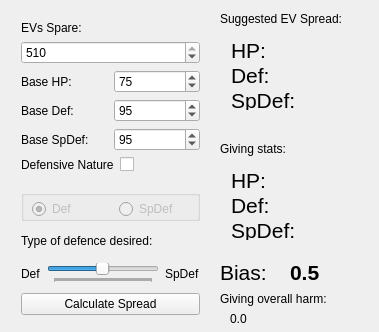
<?xml version="1.0" encoding="UTF-8"?>
<ui version="4.0">
 <class>MainWindow</class>
 <widget class="QMainWindow" name="MainWindow">
  <property name="geometry">
   <rect>
    <x>0</x>
    <y>0</y>
    <width>379</width>
    <height>332</height>
   </rect>
  </property>
  <property name="minimumSize">
   <size>
    <width>379</width>
    <height>332</height>
   </size>
  </property>
  <property name="maximumSize">
   <size>
    <width>379</width>
    <height>332</height>
   </size>
  </property>
  <property name="windowTitle">
   <string>Mininum Harm Calculator</string>
  </property>
  <widget class="QWidget" name="centralWidget">
   <widget class="QWidget" name="verticalLayoutWidget_2">
    <property name="geometry">
     <rect>
      <x>10</x>
      <y>10</y>
      <width>201</width>
      <height>316</height>
     </rect>
    </property>
    <layout class="QVBoxLayout" name="verticalLayout_2">
     <item>
      <layout class="QVBoxLayout" name="verticalLayout">
       <item>
        <widget class="QLabel" name="lblEvCount">
         <property name="text">
          <string>EVs Spare:</string>
         </property>
        </widget>
       </item>
       <item>
        <widget class="QSpinBox" name="sbxSpareEvs">
         <property name="minimum">
          <number>4</number>
         </property>
         <property name="maximum">
          <number>510</number>
         </property>
         <property name="singleStep">
          <number>4</number>
         </property>
         <property name="value">
          <number>510</number>
         </property>
        </widget>
       </item>
      </layout>
     </item>
     <item>
      <layout class="QGridLayout" name="gridLayout">
       <item row="1" column="1">
        <widget class="QLabel" name="lblBaseDef">
         <property name="text">
          <string>Base Def:</string>
         </property>
        </widget>
       </item>
       <item row="0" column="1">
        <widget class="QLabel" name="lblBaseHP">
         <property name="text">
          <string>Base HP:</string>
         </property>
        </widget>
       </item>
       <item row="2" column="1">
        <widget class="QLabel" name="lblBaseSpDef">
         <property name="text">
          <string>Base SpDef:</string>
         </property>
        </widget>
       </item>
       <item row="0" column="2">
        <widget class="QSpinBox" name="sbxHP">
         <property name="minimum">
          <number>1</number>
         </property>
         <property name="maximum">
          <number>300</number>
         </property>
         <property name="value">
          <number>75</number>
         </property>
        </widget>
       </item>
       <item row="1" column="2">
        <widget class="QSpinBox" name="sbxDef">
         <property name="minimum">
          <number>1</number>
         </property>
         <property name="maximum">
          <number>300</number>
         </property>
         <property name="value">
          <number>95</number>
         </property>
        </widget>
       </item>
       <item row="2" column="2">
        <widget class="QSpinBox" name="sbxSpDef">
         <property name="minimum">
          <number>1</number>
         </property>
         <property name="maximum">
          <number>300</number>
         </property>
         <property name="value">
          <number>95</number>
         </property>
        </widget>
       </item>
      </layout>
     </item>
     <item>
      <layout class="QFormLayout" name="formLayout">
       <property name="fieldGrowthPolicy">
        <enum>QFormLayout::AllNonFixedFieldsGrow</enum>
       </property>
       <item row="0" column="0">
        <widget class="QLabel" name="lblNature">
         <property name="text">
          <string>Defensive Nature</string>
         </property>
        </widget>
       </item>
       <item row="0" column="1">
        <widget class="QCheckBox" name="cbxNature">
         <property name="text">
          <string/>
         </property>
        </widget>
       </item>
      </layout>
     </item>
     <item>
      <widget class="QGroupBox" name="gbxNature">
       <property name="title">
        <string/>
       </property>
       <widget class="QWidget" name="horizontalLayoutWidget">
        <property name="geometry">
         <rect>
          <x>0</x>
          <y>0</y>
          <width>189</width>
          <height>38</height>
         </rect>
        </property>
        <layout class="QHBoxLayout" name="horizontalLayout">
         <item>
          <widget class="QRadioButton" name="rbtDef">
           <property name="enabled">
            <bool>false</bool>
           </property>
           <property name="text">
            <string>Def</string>
           </property>
           <property name="checkable">
            <bool>true</bool>
           </property>
           <property name="checked">
            <bool>true</bool>
           </property>
          </widget>
         </item>
         <item>
          <widget class="QRadioButton" name="rbtSpDef">
           <property name="enabled">
            <bool>false</bool>
           </property>
           <property name="text">
            <string>SpDef</string>
           </property>
           <property name="checkable">
            <bool>true</bool>
           </property>
          </widget>
         </item>
        </layout>
       </widget>
      </widget>
     </item>
     <item>
      <widget class="QLabel" name="lblDefType">
       <property name="text">
        <string>Type of defence desired:</string>
       </property>
      </widget>
     </item>
     <item>
      <layout class="QHBoxLayout" name="horizontalLayout_2">
       <item>
        <widget class="QLabel" name="lblSpDef">
         <property name="text">
          <string>Def</string>
         </property>
        </widget>
       </item>
       <item>
        <widget class="QSlider" name="hrsDefType">
         <property name="minimum">
          <number>1</number>
         </property>
         <property name="maximum">
          <number>100</number>
         </property>
         <property name="singleStep">
          <number>1</number>
         </property>
         <property name="pageStep">
          <number>1</number>
         </property>
         <property name="value">
          <number>50</number>
         </property>
         <property name="tracking">
          <bool>false</bool>
         </property>
         <property name="orientation">
          <enum>Qt::Horizontal</enum>
         </property>
         <property name="tickPosition">
          <enum>QSlider::TicksBelow</enum>
         </property>
        </widget>
       </item>
       <item>
        <widget class="QLabel" name="lblDef">
         <property name="text">
          <string>SpDef</string>
         </property>
        </widget>
       </item>
      </layout>
     </item>
     <item>
      <widget class="QPushButton" name="btnGo">
       <property name="text">
        <string>Calculate Spread</string>
       </property>
      </widget>
     </item>
    </layout>
   </widget>
   <widget class="QLabel" name="lblSuggested">
    <property name="geometry">
     <rect>
      <x>220</x>
      <y>10</y>
      <width>151</width>
      <height>17</height>
     </rect>
    </property>
    <property name="text">
     <string>Suggested EV Spread:</string>
    </property>
   </widget>
   <widget class="QWidget" name="formLayoutWidget_2">
    <property name="geometry">
     <rect>
      <x>220</x>
      <y>30</y>
      <width>141</width>
      <height>91</height>
     </rect>
    </property>
    <layout class="QFormLayout" name="formLayout_2">
     <item row="0" column="0">
      <widget class="QLabel" name="lblSpreadHP">
       <property name="font">
        <font>
         <pointsize>16</pointsize>
        </font>
       </property>
       <property name="text">
        <string>HP:</string>
       </property>
      </widget>
     </item>
     <item row="1" column="0">
      <widget class="QLabel" name="lblSpreadDef">
       <property name="font">
        <font>
         <pointsize>16</pointsize>
        </font>
       </property>
       <property name="text">
        <string>Def:</string>
       </property>
      </widget>
     </item>
     <item row="2" column="0">
      <widget class="QLabel" name="lblSpreadSpDef">
       <property name="font">
        <font>
         <pointsize>16</pointsize>
        </font>
       </property>
       <property name="text">
        <string>SpDef:</string>
       </property>
      </widget>
     </item>
     <item row="0" column="1">
      <widget class="QLabel" name="lblResHP">
       <property name="font">
        <font>
         <pointsize>16</pointsize>
         <weight>75</weight>
         <bold>true</bold>
        </font>
       </property>
       <property name="text">
        <string/>
       </property>
       <property name="textFormat">
        <enum>Qt::AutoText</enum>
       </property>
      </widget>
     </item>
     <item row="1" column="1">
      <widget class="QLabel" name="lblResDef">
       <property name="font">
        <font>
         <pointsize>16</pointsize>
         <weight>75</weight>
         <bold>true</bold>
        </font>
       </property>
       <property name="text">
        <string/>
       </property>
      </widget>
     </item>
     <item row="2" column="1">
      <widget class="QLabel" name="lblResSpDef">
       <property name="font">
        <font>
         <pointsize>16</pointsize>
         <weight>75</weight>
         <bold>true</bold>
        </font>
       </property>
       <property name="text">
        <string/>
       </property>
      </widget>
     </item>
    </layout>
   </widget>
   <widget class="QLabel" name="lblGivingStats">
    <property name="geometry">
     <rect>
      <x>220</x>
      <y>140</y>
      <width>151</width>
      <height>17</height>
     </rect>
    </property>
    <property name="text">
     <string>Giving stats:</string>
    </property>
   </widget>
   <widget class="QWidget" name="formLayoutWidget_3">
    <property name="geometry">
     <rect>
      <x>220</x>
      <y>160</y>
      <width>141</width>
      <height>91</height>
     </rect>
    </property>
    <layout class="QFormLayout" name="formLayout_3">
     <item row="0" column="0">
      <widget class="QLabel" name="lblStatHP">
       <property name="font">
        <font>
         <pointsize>16</pointsize>
        </font>
       </property>
       <property name="text">
        <string>HP:</string>
       </property>
      </widget>
     </item>
     <item row="1" column="0">
      <widget class="QLabel" name="lblStatDef">
       <property name="font">
        <font>
         <pointsize>16</pointsize>
        </font>
       </property>
       <property name="text">
        <string>Def:</string>
       </property>
      </widget>
     </item>
     <item row="2" column="0">
      <widget class="QLabel" name="lblStatSpDef">
       <property name="font">
        <font>
         <pointsize>16</pointsize>
        </font>
       </property>
       <property name="text">
        <string>SpDef:</string>
       </property>
      </widget>
     </item>
     <item row="0" column="1">
      <widget class="QLabel" name="lblResHPStat">
       <property name="font">
        <font>
         <pointsize>16</pointsize>
         <weight>75</weight>
         <bold>true</bold>
        </font>
       </property>
       <property name="text">
        <string/>
       </property>
       <property name="textFormat">
        <enum>Qt::AutoText</enum>
       </property>
      </widget>
     </item>
     <item row="1" column="1">
      <widget class="QLabel" name="lblResDefStat">
       <property name="font">
        <font>
         <pointsize>16</pointsize>
         <weight>75</weight>
         <bold>true</bold>
        </font>
       </property>
       <property name="text">
        <string/>
       </property>
      </widget>
     </item>
     <item row="2" column="1">
      <widget class="QLabel" name="lblResSpDefStat">
       <property name="font">
        <font>
         <pointsize>16</pointsize>
         <weight>75</weight>
         <bold>true</bold>
        </font>
       </property>
       <property name="text">
        <string/>
       </property>
      </widget>
     </item>
    </layout>
   </widget>
   <widget class="QLabel" name="lblBias">
    <property name="geometry">
     <rect>
      <x>220</x>
      <y>260</y>
      <width>64</width>
      <height>24</height>
     </rect>
    </property>
    <property name="font">
     <font>
      <pointsize>16</pointsize>
     </font>
    </property>
    <property name="text">
     <string>Bias:</string>
    </property>
   </widget>
   <widget class="QLabel" name="lblResBias">
    <property name="geometry">
     <rect>
      <x>290</x>
      <y>260</y>
      <width>69</width>
      <height>24</height>
     </rect>
    </property>
    <property name="font">
     <font>
      <pointsize>16</pointsize>
      <weight>75</weight>
      <bold>true</bold>
     </font>
    </property>
    <property name="text">
     <string>0.5</string>
    </property>
   </widget>
   <widget class="QLabel" name="lblGivingHarm">
    <property name="geometry">
     <rect>
      <x>220</x>
      <y>290</y>
      <width>151</width>
      <height>17</height>
     </rect>
    </property>
    <property name="text">
     <string>Giving overall harm:</string>
    </property>
   </widget>
   <widget class="QLabel" name="lblResHarm">
    <property name="geometry">
     <rect>
      <x>230</x>
      <y>310</y>
      <width>151</width>
      <height>17</height>
     </rect>
    </property>
    <property name="text">
     <string>0.0</string>
    </property>
   </widget>
  </widget>
 </widget>
 <layoutdefault spacing="6" margin="11"/>
 <resources/>
 <connections/>
</ui>
